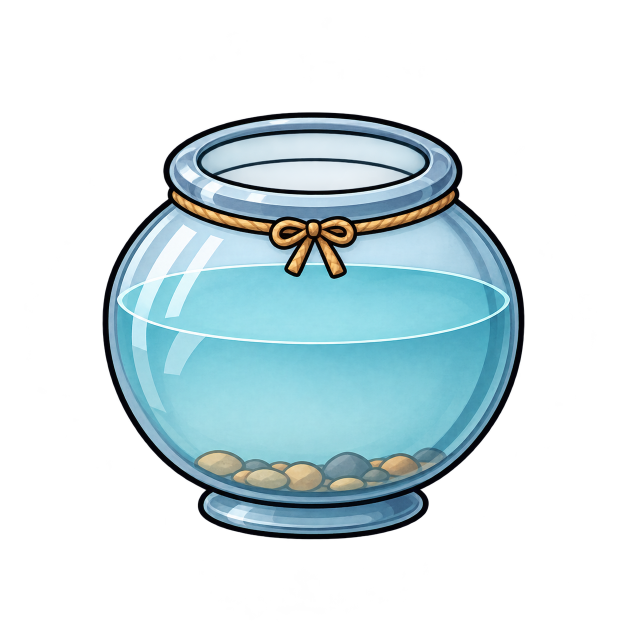
#> input picture art_source/props/fish_bowl.png, 1254 x 1254 px, found by its file name (shown at 1/2 size)
$ python import_tank_art.py art_source/props/fish_bowl.png assets/sprites/props/fish_bowl.png --scale=0.19
#> lines starting #> are read from the running program, lines starting #| are printed output that depends on the picture
"""Imports a generated tank painting (art_source/tanks/tank_sprite_prompt.md) as a sprite.

The painting already has its transparency (background alpha 0, half-transparent glass); it is only
trimmed to what is visible, straightened and scaled down by SCALE, resampled premultiplied so no
colour hidden under alpha 0 bleeds into the edges.

Straightening: the generator's camera is often a bit flatter than the game's 2:1 isometry. Given
how much the painting's front-left and front-right base edges rise or fall per pixel across
(measured, e.g. 0.30 and -0.48), y' = a y + b x brings both to 0.5 and keeps verticals vertical
(as tools/extract_gear_shop.py does). Leave the slopes out for a painting that is already right.

Needs Pillow and NumPy. Usage:
  python tools/import_tank_art.py <painting> <sprite> [left_slope right_slope] [--scale=S]
  python tools/import_tank_art.py art_source/props/fish_bowl.png assets/sprites/props/fish_bowl.png --scale=0.19
    (the bowl is drawn small: scaled to about twice its screen size, it looks as soft as the rest)
  python tools/import_tank_art.py art_source/tanks/tank_1.png assets/sprites/props/tank_1.png 0.43 -0.47
  python tools/import_tank_art.py art_source/tanks/tank_2.png assets/sprites/props/tank_2.png 0.33 -0.485
  python tools/import_tank_art.py art_source/tanks/tank_3.png assets/sprites/props/tank_3.png 0.39 -0.425
  python tools/import_tank_art.py art_source/tanks/tank_4.png assets/sprites/props/tank_4.png 0.415 -0.38
  python tools/import_tank_art.py art_source/tanks/tank_5.png assets/sprites/props/tank_5.png 0.44 -0.45
  python tools/import_tank_art.py art_source/tanks/tank_6.png assets/sprites/props/tank_6.png 0.38 -0.395
  python tools/import_tank_art.py art_source/tanks/tank_7.png assets/sprites/props/tank_7.png 0.47 -0.37
"""
import sys

import numpy as np
from PIL import Image

SCALE = 0.5
# Fainter pixels than this at the edges are specks, not part of the tank.
VISIBLE = 16


def main() -> None:
    scale = next((float(arg[8:]) for arg in sys.argv if arg.startswith("--scale=")), SCALE)
    sys.argv = [arg for arg in sys.argv if not arg.startswith("--scale=")]
    premult = _trim(np.array(Image.open(sys.argv[1]).convert("RGBA"))).astype(float)
#> in _trim, `return rgba[ys.min():ys.max() + 1, xs.min():xs.max() + 1]`:
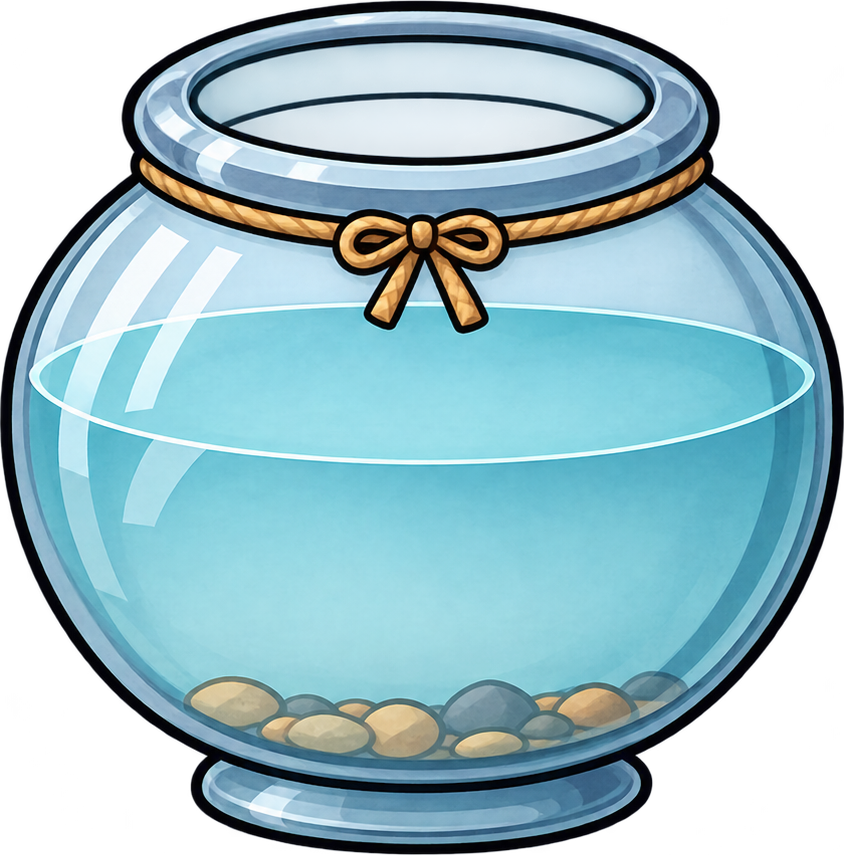
#> returned value: shape (855, 844, 4); mean of channels 0, 1, 2, 3 96.4, 133.5, 143.3, 185; transparent parts drawn white
    premult[..., :3] *= premult[..., 3:] / 255
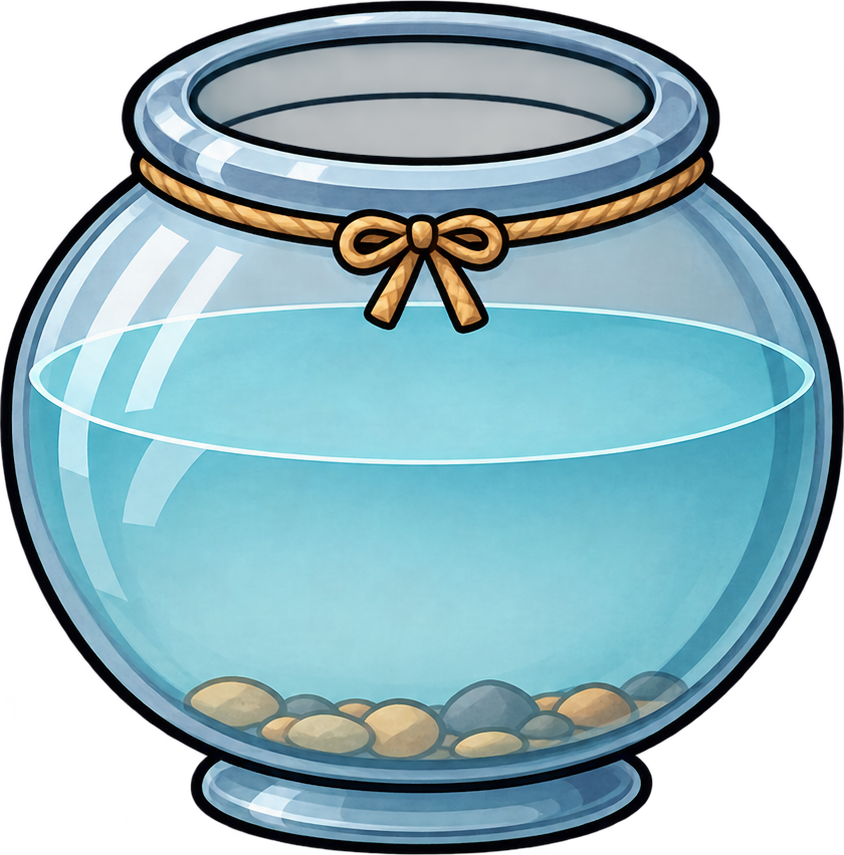
#> premult: shape (855, 844, 4) float64; mean of channels 0, 1, 2, 3 89.1, 124, 132.9, 185; transparent parts drawn white
    image = Image.fromarray(np.clip(premult, 0, 255).astype(np.uint8), "RGBA")
    if len(sys.argv) > 4:
        image = _straighten(image, float(sys.argv[3]), float(sys.argv[4]))
    image = Image.fromarray(_trim(np.array(image)))
    out = np.array(image.resize((round(image.width * scale), round(image.height * scale)), Image.LANCZOS)).astype(float)
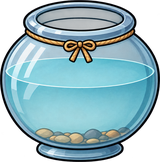
#> out: shape (162, 160, 4) float64; mean R, G, B, A 88.6, 123.6, 132.4, 185.1; transparent parts drawn white
    alpha = out[..., 3:]
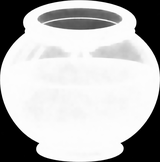
#> alpha: shape (162, 160, 1) float64; min 0, max 255, mean 185.1
    out[..., :3] = np.where(alpha > 0, out[..., :3] * 255 / np.maximum(alpha, 1), 0)
    Image.fromarray(np.clip(out, 0, 255).astype(np.uint8), "RGBA").save(sys.argv[2])
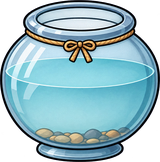
#> saved as fish_bowl.png: PIL image 160x162 RGBA; mean R, G, B, A 95.5, 132.8, 142.8, 185.1; transparent parts drawn white


def _straighten(image: Image.Image, left: float, right: float) -> Image.Image:
    """y' = stretch y + shear x, so that slopes `left` and `right` become 0.5 and -0.5."""
    stretch = 1.0 / (left - right)
    shear = 0.5 - stretch * left
    top = min(0.0, shear * image.width)
    height = int(np.ceil(image.height * stretch + abs(shear) * image.width)) + 2
    inverse = (1, 0, 0, -shear / stretch, 1 / stretch, top / stretch)
    return image.transform((image.width, height), Image.AFFINE, inverse, resample=Image.BICUBIC)


def _trim(rgba: np.ndarray) -> np.ndarray:
    ys, xs = np.nonzero(rgba[..., 3] > VISIBLE)
    return rgba[ys.min():ys.max() + 1, xs.min():xs.max() + 1]


if __name__ == "__main__":
    main()

$ run again, with art_source/props/drone_dock.png copied over art_source/props/fish_bowl.png
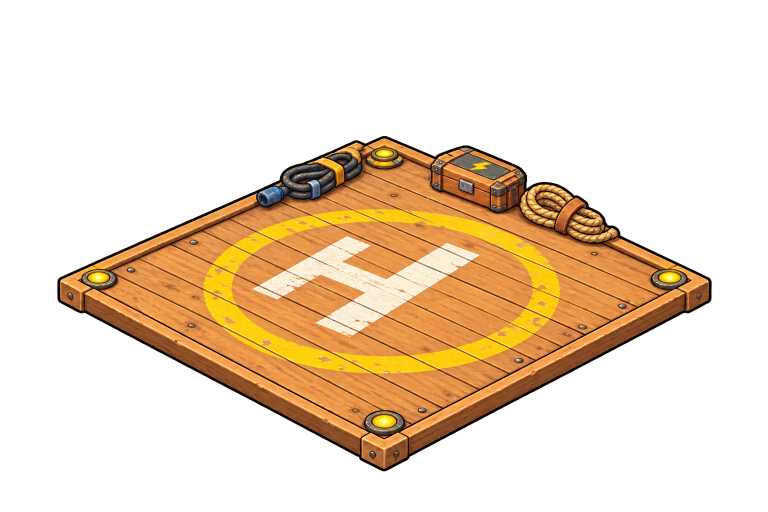
#> input picture art_source/props/drone_dock.png, 1536 x 1024 px, found by its file name (shown at 1/2 size)
#> in main, `out = np.array(image.resize((round(image.width * scale), round(image.h..`:
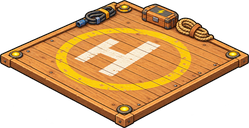
#> out: shape (128, 249, 4) float64; mean R, G, B, A 109.7, 75.7, 36, 139.4; transparent parts drawn white
#> in main, `alpha = out[..., 3:]`:
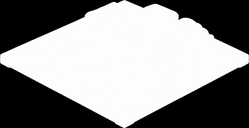
#> alpha: shape (128, 249, 1) float64; min 0, max 255, mean 139.4
